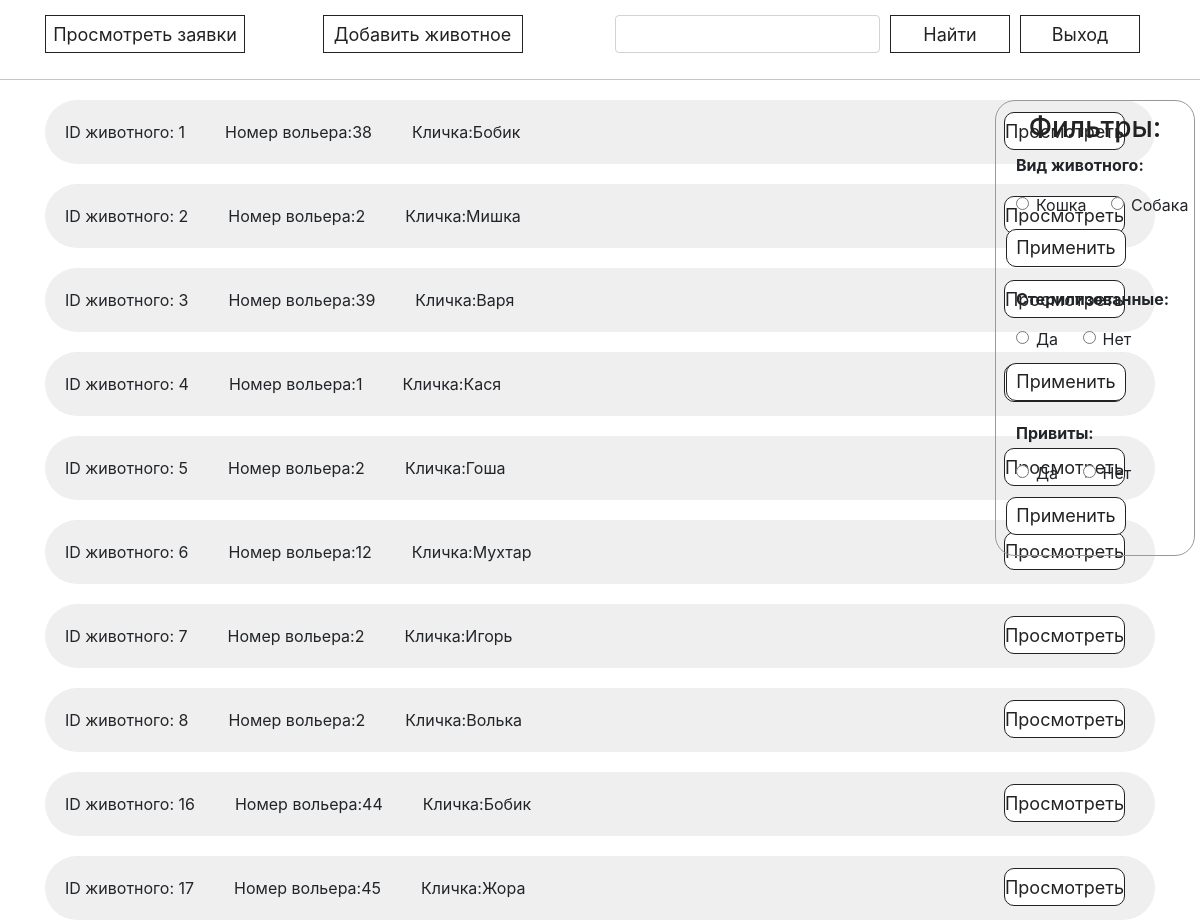
The app's page /admin.php with its own data.
### tables this page shows
CREATE TABLE `animal` (
  `id` int(100) NOT NULL,
  `name` varchar(30) NOT NULL,
  `year` int(50) NOT NULL,
  `pol` varchar(100) NOT NULL,
  `okras` varchar(100) NOT NULL,
  `yxo` varchar(100) NOT NULL,
  `poroda` varchar(100) NOT NULL,
  `sherst` varchar(100) NOT NULL,
  `hwost` varchar(100) NOT NULL,
  `razmer` varchar(100) NOT NULL,
  `primeti` varchar(100) NOT NULL,
  `haracter` varchar(100) NOT NULL,
  `data_sterl` varchar(100) NOT NULL,
  `img` varchar(100) NOT NULL,
  `ves` varchar(100) NOT NULL,
  `rost` varchar(100) NOT NULL,
  `vid` varchar(100) NOT NULL,
  `voler` varchar(11) NOT NULL,
  `metka` varchar(100) NOT NULL,
  `fio_vrach` varchar(100) NOT NULL,
  `social` varchar(10) NOT NULL,
  `nomer_act` varchar(100) NOT NULL,
  `data_post` varchar(100) NOT NULL,
  `sostoyanie` varchar(100) NOT NULL,
  `data_create` varchar(100) NOT NULL DEFAULT current_timestamp(),
  `ukol` varchar(20) NOT NULL
);

### admin.php (the view, shortened to what this page needs)
<!DOCTYPE html>
<html lang="en">
<head>
  <link href="css/style.css" rel="stylesheet">
  <link href="css/normalize.css" rel="stylesheet">
  <link href="css/slick.css" rel="stylesheet">
  <link href="css/jquery.fancybox.min.css" rel="stylesheet">
  <link rel="stylesheet" href="https://cdn.jsdelivr.net/npm/bootstrap@4.5.3/dist/css/bootstrap.min.css">
</head>
<body>
  <div class="page">
    <div class="panel">
      <div class="container">
        <div class="main-menu">
          <a href="aplication-admin.php" class="main-menu__btn btns-admin">Просмотреть заявки</a>
          <a href="add.php" class="main-menu__btn btns-admin">Добавить животное</a>
          <div class="col-md-6 mb-3 flex">
            <form class="flex" action="poisk.php" method="post">
              <div class="input-form">
                    <input type="text" class="form-control" name="poisk"
                    id="poisk">
              </div>
            <button class="btns-admin-search" type="submit">Найти</button>
          </form>
            <a href="index.php" class="btns-admin-search">Выход</a>
          </div>
        </div>
      </div>
    </div>
<?php
$mysql = new mysqli('localhost','root','root','animals');
$result = $mysql->query("SELECT * FROM `animal`");
$animal = mysqli_fetch_array($result);
do {
  echo '
    <div class="animal-rows">
      <div class="container">
        <div class="animal-rows__row">
          <div class="animal-rows__info">
            <div class="animal-rows__infos">
              <p>ID животного: '.$animal["id"].'</p>
              <p>Номер вольера:'.$animal["voler"].' </p>
              <p>Кличка:'.$animal["name"].' </p>
            </div>
            <div class="animal-rows__button-more">
              <a href="form.php?id='.$animal["id"].'" class="btns-admin-search row-btn">Просмотреть</a>
            </div>
          </div>
        </div>
      </div>
    </div>
    ';
    }
    while ($animal = mysqli_fetch_array($result));
?>
<div class="admin__filter">
    <form action="checkbox-form.php" method="post">
        <h3>Фильтры:</h3>
        <div class="admin__filter-vid">
          <p>Вид животного:</p>
          <div class="admin__filter-cd">
          <input class="form-check-input" type="radio" name="cat" id="inlineRadio1" value="option1">
          <label class="form-check-label" for="inlineRadio1">Кошка</label>
          </div>
          <div class="admin__filter-cd">
          <input class="form-check-input" type="radio" name="dog" id="inlineRadio1" value="option1">
          <label class="form-check-label" for="inlineRadio1">Собака</label>
          </div>
            <div class="animal-rows__button-more">
                <a href= filtr.php?id=<?=[0]?> class="btns-admin-search row-btn">Применить</a>
            </div>
        </div>
        </form>
        <form class="" action="index.html" method="post">
        <div class="admin__filter-steriliz">
          <p>Стерилизованные:</p>
          <div class="admin__filter-cd">
          <input class="form-check-input" type="radio" name="inlineRadioOptions" id="inlineRadio1" value="option1">
          <label class="form-check-label" for="inlineRadio1">Да</label>
          </div>
          <div class="admin__filter-cd">
          <input class="form-check-input" type="radio" name="inlineRadioOptions" id="inlineRadio1" value="option1">
          <label class="form-check-label" for="inlineRadio1">Нет</label>
          </div>
            <div class="animal-rows__button-more">
                <a href= filtr.php?id=<?=[0]?> class="btns-admin-search row-btn">Применить</a>
            </div>
        </div>
        </form>
        <form class="" action="filtr.php" method="post">
        <div class="admin__filter-privit">
          <p>Привиты:</p>
          <div class="admin__filter-cd">
          <input class="form-check-input" type="radio" name="radio" id="yes" value="1">
          <label class="form-check-label" for="inlineRadio1">Да</label>
          </div>
          <div class="admin__filter-cd">
          <input class="form-check-input" type="radio" name="radio" id="no" value="0">
          <label class="form-check-label" for="inlineRadio1">Нет</label>
          </div>
            <div class="animal-rows__button-more">
                <a href= filtr.php?id=<?=[0]?> style="margin-bottom: 20px;" class="btns-admin-search row-btn">Применить</a>
            </div>
        </div>
        </form>
  </div>
</body>
</html>

### css/style.css (style rules this page uses)
:root { --text-color: #222; --text-color-light: #999; --border-color: #EFEFEF; --grey-bg: #F4F4F4; --red: #CC2222; }
* { box-sizing: border-box; }
*::before, *::after { box-sizing: border-box; }
a { text-decoration: none !important; }
body { font-family: 'Lato', sans-serif; font-size: 16px; font-weight: 400; color: var(--text-color); }
.container { width: 1140px; margin: 0 auto; }
.panel { border-bottom: 1px solid #C4C4C4; }
.btns-admin { min-width: 200px; display: inline-flex; justify-content: center; align-items: center; height: 38px; padding: 0; border-radius: 0; border: 1px solid var(--text-color); text-decoration: none; color: var(--text-color) !important; font-size: 18px; cursor: pointer; transition: all 0.2s ease; }
.main-menu { display: flex; justify-content: space-between; margin-top: 15px; }
.form-control { margin-right: 20px; }
.flex { display: flex; justify-content: space-between; }
.animal-rows__row { background-color: var(--border-color); margin-top: 20px; border-radius: 60px; }
.animal-rows__info, .animal-rows__infos { display: flex; justify-content: space-between; }
.animal-rows__info p { margin: 20px; }
.btns-admin-search { min-width: 120px; display: inline-flex; justify-content: center; align-items: center; height: 38px; padding: 0; border-radius: 0; border: 1px solid var(--text-color); background-color: white; text-decoration: none; color: var(--text-color) !important; font-size: 18px; cursor: pointer; transition: all 0.2s ease; margin-left: 10px; }
.row-btn { border-radius: 10px; margin-top: 12px; margin-right: 30px; }
.animal-rows { position: relative; }
.admin__filter { position: absolute; width: 200px; height: auto; right: 5px; top: 100px; border: 1px solid var(--text-color-light); border-radius: 20px; }
.admin__filter h3 { margin-top: 10px; text-align: center; color: var(--text-color); }
.admin__filter-vid p { font-weight: bold; font-size: 16px; padding-left: 20px; }
.admin__filter-cd { display: inline-block; margin-left: 40px; }
.admin__filter-steriliz P { margin-top: 20PX; font-weight: bold; font-size: 16px; padding-left: 20px; }
.admin__filter-privit p { margin-top: 20PX; font-weight: bold; font-size: 16px; padding-left: 20px; }
.input-form { margin-bottom: 20px; }
.input-form { margin-bottom: 10px; }

### records on screen
animal: id "1", voler "38", name "Бобик"
animal: id "2", voler "2", name "Мишка"
animal: id "3", voler "39", name "Варя"
animal: id "4", voler "1", name "Кася"
animal: id "5", voler "2", name "Гоша"
animal: id "6", voler "12", name "Мухтар"
animal: id "7", voler "2", name "Игорь"
animal: id "8", voler "2", name "Волька"
animal: id "16", voler "44", name "Бобик"
animal: id "17", voler "45", name "Жора"
